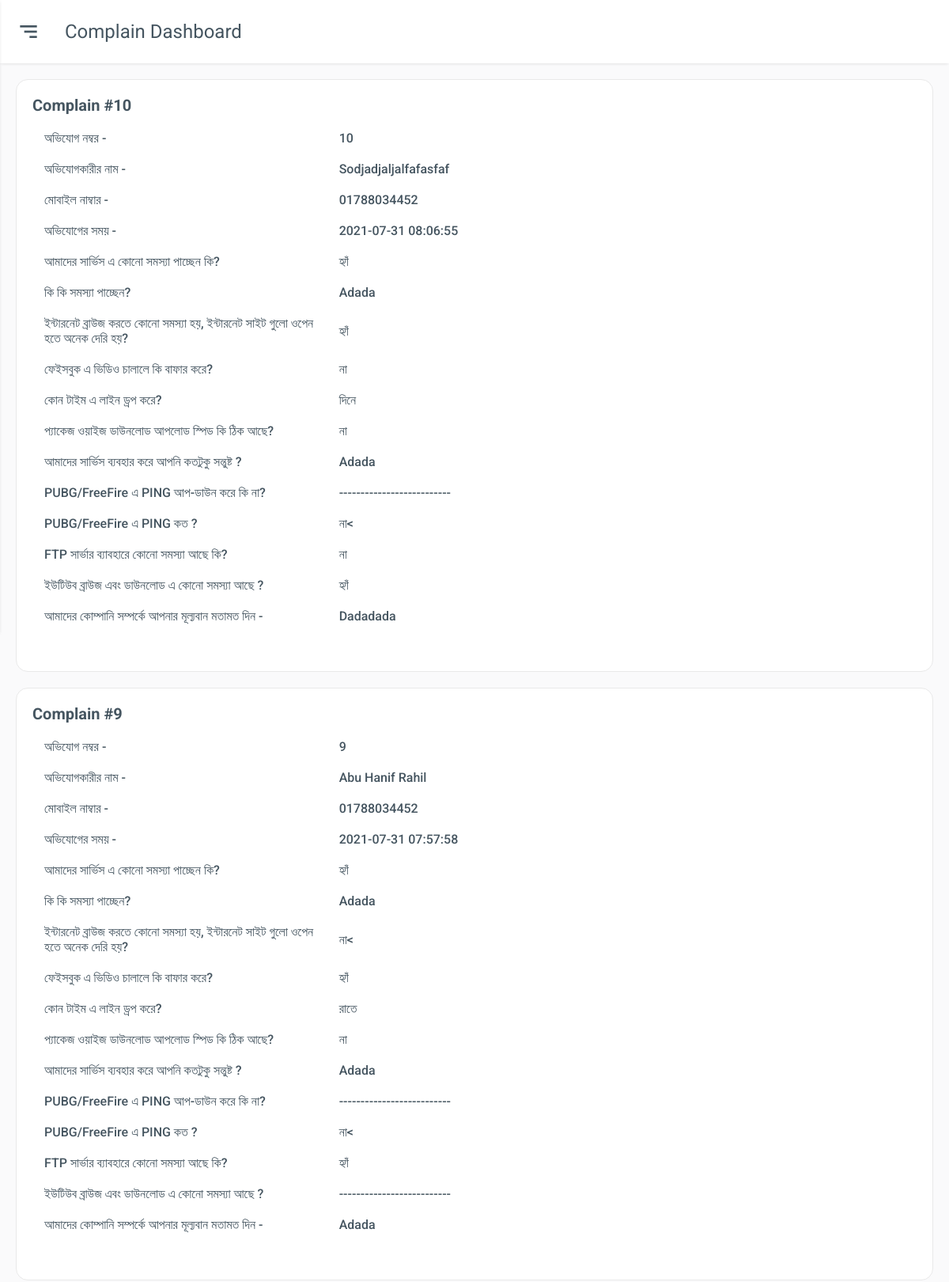
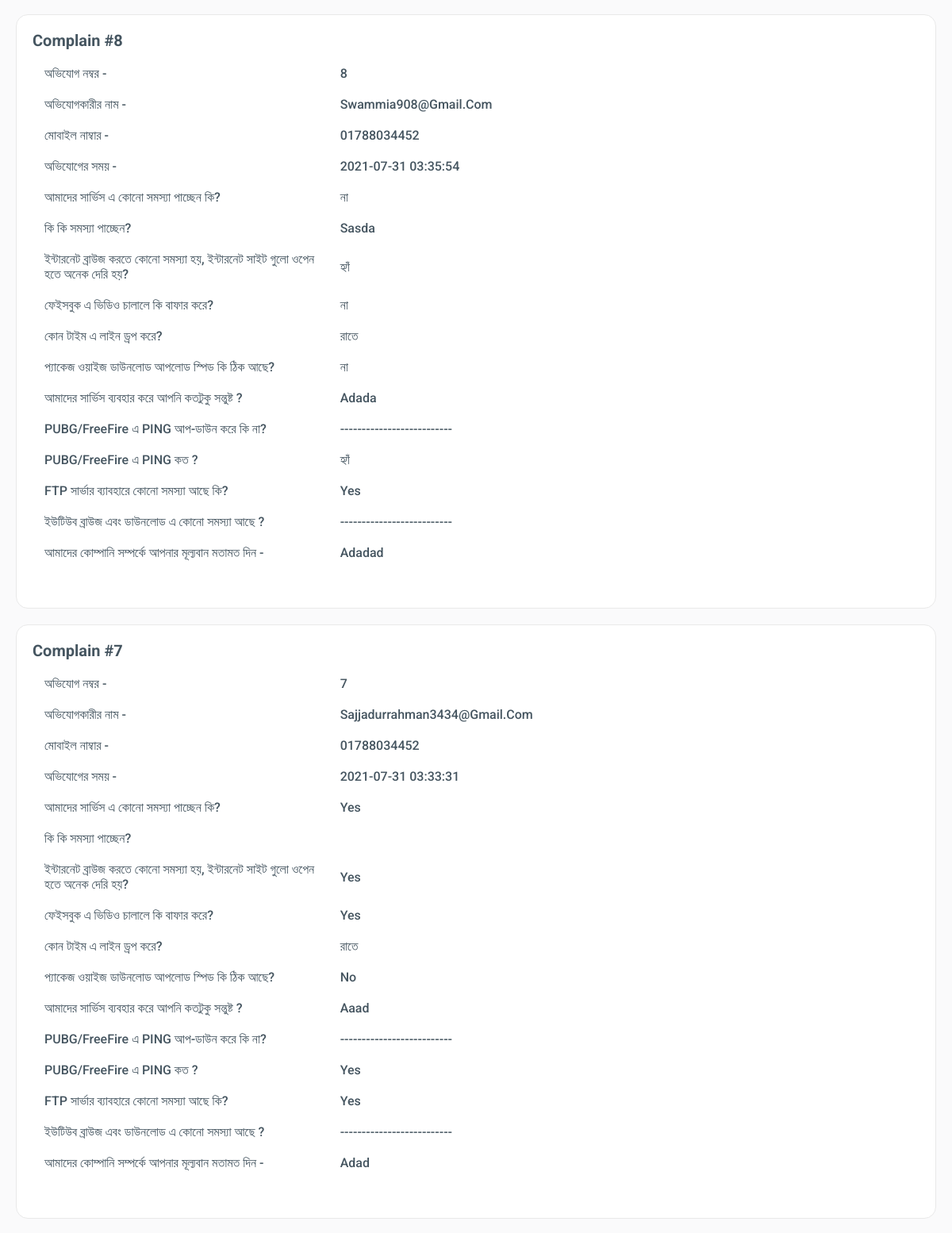
/adminPanel/dashboard.php (signed in, upper part), run on the app's committed database (2 pictures, top to bottom).
### tables this page shows
CREATE TABLE `complain` (
  `Id` int(4) NOT NULL,
  `Name` varchar(300) DEFAULT '--------------------------',
  `MobileNo` varchar(30) DEFAULT '--------------------------',
  `Date` timestamp NOT NULL DEFAULT current_timestamp(),
  `AnyServiceProblem` varchar(50) DEFAULT '--------------------------',
  `AnyServiceProblemDesc` varchar(200) DEFAULT '--------------------------',
  `InternetBrowserProblem` varchar(100) DEFAULT '--------------------------',
  `DownloadProblem` varchar(100) DEFAULT '--------------------------',
  `FacebookBufferProblem` varchar(100) DEFAULT '--------------------------',
  `LineDropTime` varchar(100) DEFAULT '--------------------------',
  `PackageWiseDownloadOk` varchar(100) DEFAULT '--------------------------',
  `HappyWithService` varchar(100) DEFAULT '--------------------------',
  `PubgFreefirePing` varchar(40) DEFAULT '--------------------------',
  `FtpServerProblem` varchar(100) DEFAULT '--------------------------',
  `AndroidIosAppProblem` varchar(200) DEFAULT '--------------------------',
  `CommentAboutCompany` varchar(200) DEFAULT '--------------------------'
);

### adminPanel/dashboard.php (the view, shortened to what this page needs)
<?php
  include "includes/db_connect.php";
  $commentsQuery =$resultComments="";
  if(isset($_SESSION['uname']))
  {
    $commentsQuery = "SELECT * from complain ORDER BY Date DESC";
    $resultComments = mysqli_query($conn, $commentsQuery);
  }
  else
  {
    header("Location:index.php");
  }
?>
<!DOCTYPE html>
<html lang="en">
<head>
    <link href='https://unpkg.com/boxicons@2.0.7/css/boxicons.min.css' rel='stylesheet'>
    <link rel="stylesheet" href="./css/grid.css">
    <link rel="stylesheet" href="./css/app.css">
</head>
<body>
    <div class="main">
        <div class="main-header">
            <div class="mobile-toggle" id="mobile-toggle">
                <i class='bx bx-menu-alt-right'></i>
            </div>
            <div class="main-title">
                Complain dashboard
            </div>
        </div>
        <div class="main-content">
            <div class="row">
            <?php
   if($resultComments->num_rows>0)
   {
   while($row = mysqli_fetch_assoc($resultComments))
   {
   ?>
     <div class="col-12">
         <div class="box">
             <div class="box-header">
                 Complain #<?php echo $row["Id"]; ?>
             </div>
             <div class="box-body overflow-scroll">
                   <div class="order-owner">
                     <div class="col-4"> <span> অভিযোগ নম্বর -</span> </div>
                     <div class="col-8"><span><?php echo $row["Id"]; ?></span></div>
                   </div>
                   <div class="order-owner">
                     <div class="col-4"> <span> অভিযোগকারীর নাম -</span> </div>
                     <div class="col-8"><span><?php echo $row["Name"]; ?></span></div>
                   </div>
                   <div class="order-owner">
                     <div class="col-4"> <span> মোবাইল নাম্বার -</span> </div>
                     <div class="col-8"><span><?php echo $row["MobileNo"]; ?></span></div>
                   </div>
                   <div class="order-owner">
                     <div class="col-4"> <span> অভিযোগের সময় -</span> </div>
                     <div class="col-8"><span><?php echo $row["Date"]; ?></span></div>
                   </div>
                   <div class="order-owner">
                     <div class="col-4"> <span> আমাদের সার্ভিস এ কোনো সমস্যা পাচ্ছেন কি? </span> </div>
                     <div class="col-8"><span><?php echo $row["AnyServiceProblem"]; ?></span></div>
                   </div>
                   <div class="order-owner">
                     <div class="col-4"> <span> কি কি সমস্যা পাচ্ছেন?</span> </div>
                     <div class="col-8"><span><?php echo $row["AnyServiceProblemDesc"]; ?></span></div>
                   </div>
                   <div class="order-owner">
                     <div class="col-4"> <span> ইন্টারনেট ব্রাউজ করতে কোনো সমস্যা হয়, ইন্টারনেট সাইট গুলো ওপেন হতে অনেক দেরি হয়? </span> </div>
                     <div class="col-8"><span><?php echo $row["InternetBrowserProblem"]; ?></span></div>
                   </div>
                   <div class="order-owner">
                     <div class="col-4"> <span> ফেইসবুক এ ভিডিও চালালে কি বাফার করে? </span> </div>
                     <div class="col-8"><span><?php echo $row["FacebookBufferProblem"]; ?></span></div>
                   </div>
                   <div class="order-owner">
                     <div class="col-4"> <span> কোন টাইম এ লাইন ড্রপ করে? </span> </div>
                     <div class="col-8"><span><?php echo $row["LineDropTime"]; ?></span></div>
                   </div>
                   <div class="order-owner">
                     <div class="col-4"> <span> প্যাকেজ ওয়াইজ ডাউনলোড আপলোড স্পিড কি ঠিক আছে? </span> </div>
                     <div class="col-8"><span><?php echo $row["PackageWiseDownloadOk"]; ?></span></div>
                   </div>
                   <div class="order-owner">
                     <div class="col-4"> <span> আমাদের সার্ভিস ব্যবহার করে আপনি কতটুকু সন্তুষ্ট ?  </span> </div>
                     <div class="col-8"><span><?php echo $row["HappyWithService"]; ?></span></div>
                   </div>
                   <div class="order-owner">
                     <div class="col-4"> <span> PUBG/FreeFire এ PING আপ-ডাউন করে কি না?</span> </div>
                     <div class="col-8"><span><?php echo $row["DownloadProblem"]; ?></span></div>
                   </div>
                   <div class="order-owner">
                     <div class="col-4"> <span> PUBG/FreeFire এ PING কত ?</span> </div>
                     <div class="col-8"><span><?php echo $row["PubgFreefirePing"]; ?></span></div>
                   </div>
                   <div class="order-owner">
                     <div class="col-4"> <span> FTP সার্ভার ব্যাবহারে কোনো সমস্যা আছে কি? </span> </div>
                     <div class="col-8"><span><?php echo $row["FtpServerProblem"]; ?></span></div>
                   </div>
                   <div class="order-owner">
                     <div class="col-4"> <span> ইউটিউব ব্রাউজ এবং ডাউনলোড এ কোনো সমস্যা আছে ? </span> </div>
                     <div class="col-8"><span><?php echo $row["AndroidIosAppProblem"]; ?></span></div>
                   </div>
                   <div class="order-owner">
                     <div class="col-4"> <span> আমাদের কোম্পানি সম্পর্কে আপনার মূল্যবান মতামত দিন - </span> </div>
                     <div class="col-8"><span><?php echo $row["CommentAboutCompany"]; ?></span></div>
                   </div>
             </div>
         </div>
     </div>
              <?php
              }
            }
              else
              {
                ?>
                <div class="col-12" style="text-align:center">
                  <h3><span>No Complain</span></h3>
                  </div>
            <?php
              }
              ?>
            </div>
        </div>
    </div>
</body>
</html>

### adminPanel/css/grid.css (style rules this page uses)
.row { display: flex; flex-wrap: wrap; margin: 0 -15px; }
[class*="col-"] { padding: 0 15px; margin-bottom: 20px; }
.col-4 { width: 33.33%; }
.col-8 { width: 66.66%; }
.col-12 { width: 100%; }

### adminPanel/css/app.css (style rules this page uses)
:root { --body-bg: #fafafb; --box-bg: #ffffff; --main-color: #0652dd; --text-color: #455560; --text-second-color: #72849ab3; --border-color: #e9e9e9; --menu-item-active-bg: rgba(62, 121, 247, 0.1); --box-border-radius: 15px; --sidebar-size: 300px; --sidebar-logo-img-size: 45px; --sidebar-logo-size: 80px; --profile-image-size: 45px; --main-header-height: 80px; --shadow: 0 1px 4px -1px rgb(0 0 0 / 15%); --darkmode-toggle-size: 20px; }
* { padding: 0; margin: 0; box-sizing: border-box; }
body { font-family: "Roboto", sans-serif; background-color: var(--body-bg); color: var(--text-color); position: relative; }
.main { padding-left: var(--sidebar-size); }
.main-header { height: var(--main-header-height); display: flex; align-items: center; padding: 20px; background-color: var(--box-bg); box-shadow: var(--shadow); }
.mobile-toggle { display: none; }
.main-title { text-transform: capitalize; font-size: 1.5rem; }
.main-content { padding: 20px; }
.box { background-color: var(--box-bg); padding: 20px; border: 0.5px solid var(--border-color); border-radius: var(--box-border-radius); }
.box-header { text-transform: capitalize; font-size: 1.25rem; font-weight: 700; }
.box-body { padding: 20px 0; }
.order-owner { display: flex; align-items: center; text-transform: capitalize; font-weight: 500; }
.overflow-scroll { overflow-y: auto; }
@media only screen and (max-width: 1280px) { .main { padding-left: 0; } }
@media only screen and (max-width: 1280px) { .mobile-toggle, .sidebar-close { display: grid; place-items: center; font-size: 2rem; margin-right: 30px; cursor: pointer; } }

### data on the page
complain: Id "10", Name "Sodjadjaljalfafasfaf", MobileNo "01788034452", Date "2021-07-31 08:06:55", AnyServiceProblem "হ্যাঁ", AnyServiceProblemDesc "Adada", InternetBrowserProblem "হ্যাঁ", FacebookBufferProblem "না", LineDropTime "দিনে", PackageWiseDownloadOk "না", HappyWithService "Adada", DownloadProblem "--------------------------", PubgFreefirePing "না<", FtpServerProblem "না", AndroidIosAppProblem "হ্যাঁ", CommentAboutCompany "Dadadada"
complain: Id "9", Name "Abu Hanif Rahil", MobileNo "01788034452", Date "2021-07-31 07:57:58", AnyServiceProblem "হ্যাঁ", AnyServiceProblemDesc "Adada", InternetBrowserProblem "না<", FacebookBufferProblem "হ্যাঁ", LineDropTime "রাতে", PackageWiseDownloadOk "না", HappyWithService "Adada", DownloadProblem "--------------------------", PubgFreefirePing "না<", FtpServerProblem "হ্যাঁ", AndroidIosAppProblem "--------------------------", CommentAboutCompany "Adada"
complain: Id "8", Name "Swammia908@gmail.com", MobileNo "01788034452", Date "2021-07-31 03:35:54", AnyServiceProblem "না", AnyServiceProblemDesc "Sasda", InternetBrowserProblem "হ্যাঁ", FacebookBufferProblem "না", LineDropTime "রাতে", PackageWiseDownloadOk "না", HappyWithService "Adada", DownloadProblem "--------------------------", PubgFreefirePing "হ্যাঁ", FtpServerProblem "Yes", AndroidIosAppProblem "--------------------------", CommentAboutCompany "Adadad"
complain: Id "7", Name "Sajjadurrahman3434@gmail.com", MobileNo "01788034452", Date "2021-07-31 03:33:31", AnyServiceProblem "Yes", InternetBrowserProblem "Yes", FacebookBufferProblem "Yes", LineDropTime "রাতে", PackageWiseDownloadOk "No", HappyWithService "Aaad", DownloadProblem "--------------------------", PubgFreefirePing "Yes", FtpServerProblem "Yes", AndroidIosAppProblem "--------------------------", CommentAboutCompany "Adad"
